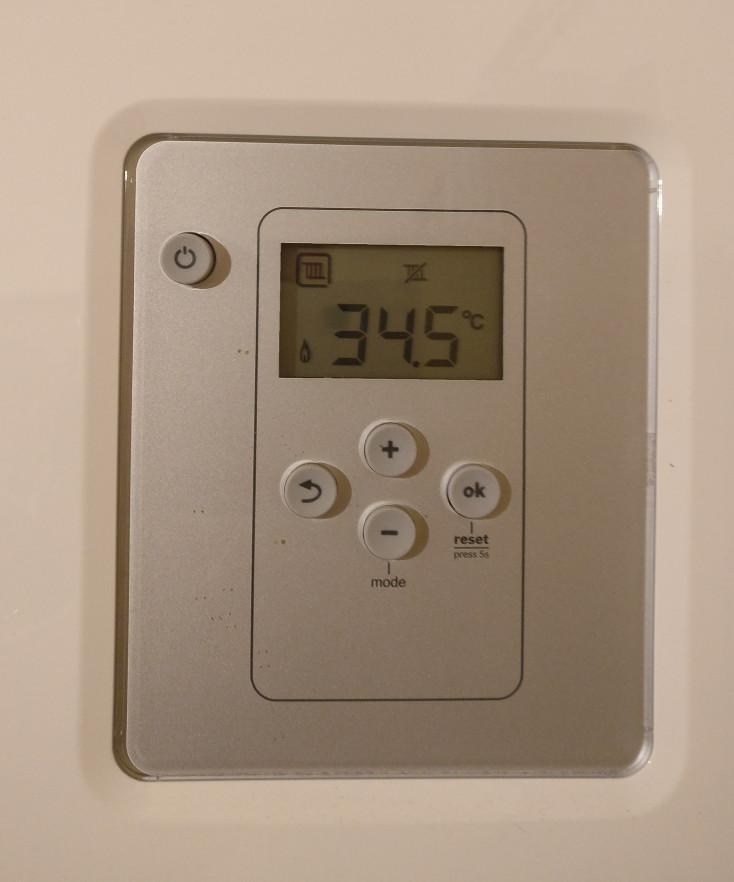
#> input picture advanced_level_image_processing/PyImageSearch/digit_recognization/digit_clock.jpg, 734 x 882 px
$ python rotating_images.py --image digit_recognization/digit_clock.jpg
#> lines starting #> are read from the running program, lines starting #| are printed output that depends on the picture
import numpy as np
import argparse
import imutils
import cv2

ap = argparse.ArgumentParser()
ap.add_argument("-i","--image", required=True, help="path to the image file")
args = vars(ap.parse_args())

image = cv2.imread(args["image"])
#> image is the input picture: shape (882, 734, 3); mean B, G, R 129, 147.5, 166.8

for angle in np.arange(0,360,15):  #GÖRSEL BÜTÜNLÜĞÜNÜ KORUYAMAYAN ŞEKİLDE GÖRSELİ DÖNDÜRÜYORUZ
    rotated = imutils.rotate(image,angle)   #yanlış olan bir rotate işlemi
    cv2.imshow("rotated (problemli)", rotated)
    cv2.waitKey(0)
#> this loop made 24 passes
#> pass 2, `rotated = imutils.rotate(image,angle)`:
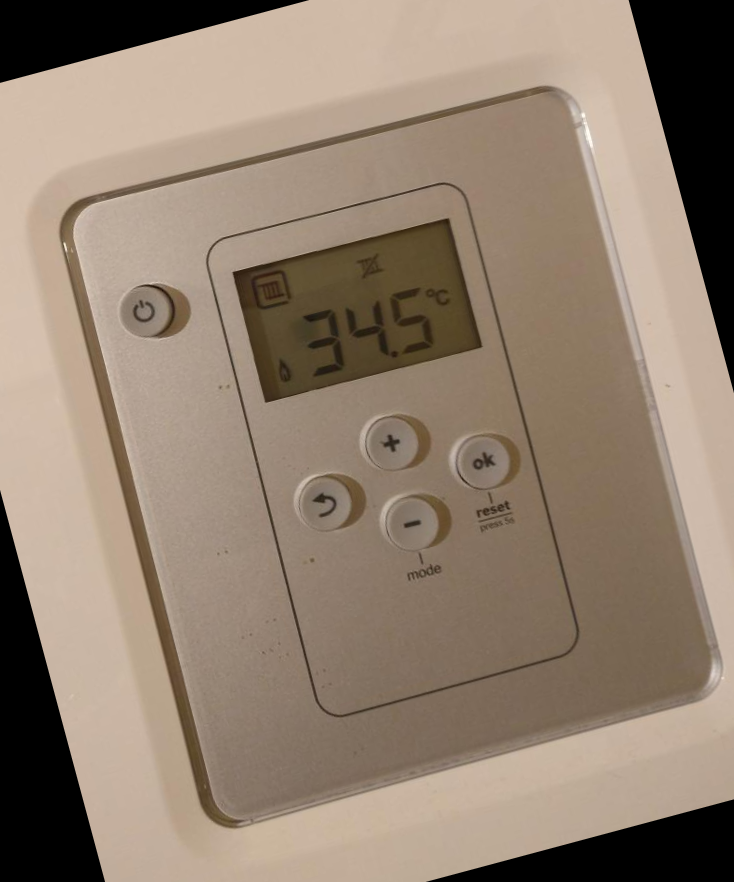
#> rotated: shape (882, 734, 3); mean B, G, R 112.5, 129, 146.2
#> pass 3, `rotated = imutils.rotate(image,angle)`:
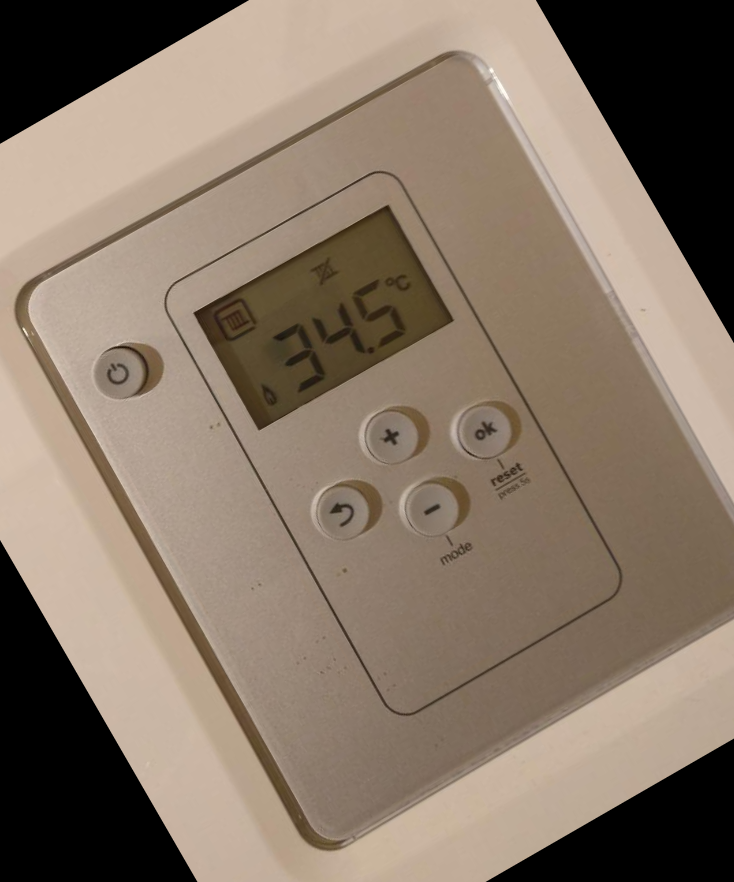
#> rotated: shape (882, 734, 3); mean B, G, R 103.5, 119.1, 135.1

for angle in np.arange(0,360,15):   #GÖRSEL BÜTÜNLÜĞÜNÜ KORUYAN VE GÖRSELİ KESMEK YERİNE PENCEREYİ YENİDEN BOYUTLANDIRAN SİSTEM
    rotated = imutils.rotate_bound(image,angle) #doğru bir rotate işlemi
    cv2.imshow("rotated (dogru)", rotated)
    cv2.waitKey(0)
#> this loop made 24 passes
#> pass 2, `rotated = imutils.rotate_bound(image,angle)`:
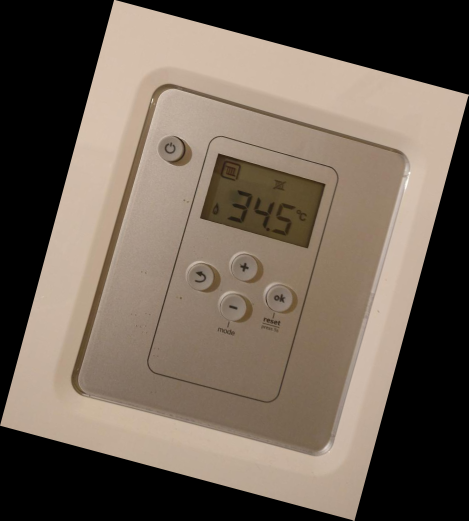
#> rotated: shape (1041, 937, 3) (shown at 1/2 size); mean B, G, R 85.6, 97.9, 110.7
#> pass 3, `rotated = imutils.rotate_bound(image,angle)`:
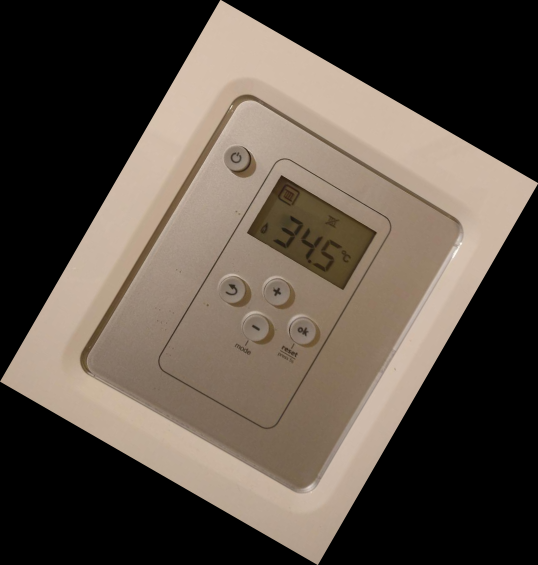
#> rotated: shape (1130, 1076, 3) (shown at 1/2 size); mean B, G, R 68.7, 78.5, 88.8

# cv2.cv2.getRotationMatrix2D fonksiyonun çalışma mantığı https://pyimagesearch.com/wp-content/uploads/2016/12/opencv_rotate_matrix.png


#imutilsin içindeki rotate_bound fonksiyonunun çalışma mantığı
"""""
def rotate_bound(image,angle):
    (h,w) = image.shape[:2]
    (cX, cY) = (w//2, h//2)

    M = cv2.getRotationMatrix2D((cX,cY),-angle,1.0)
    cos = np.abs(M[0,0])
    sin = np.abs(M[0,1])

    nW = int((h*sin),+(w*cos))
    nH = int((h*cos)+(w*sin))

    M[0,2] += (nW /2) - cY
    M[1,2] += (nH /2) - cX

    return cv2.warpAffine(image, M, (nH,nW))
"""""
